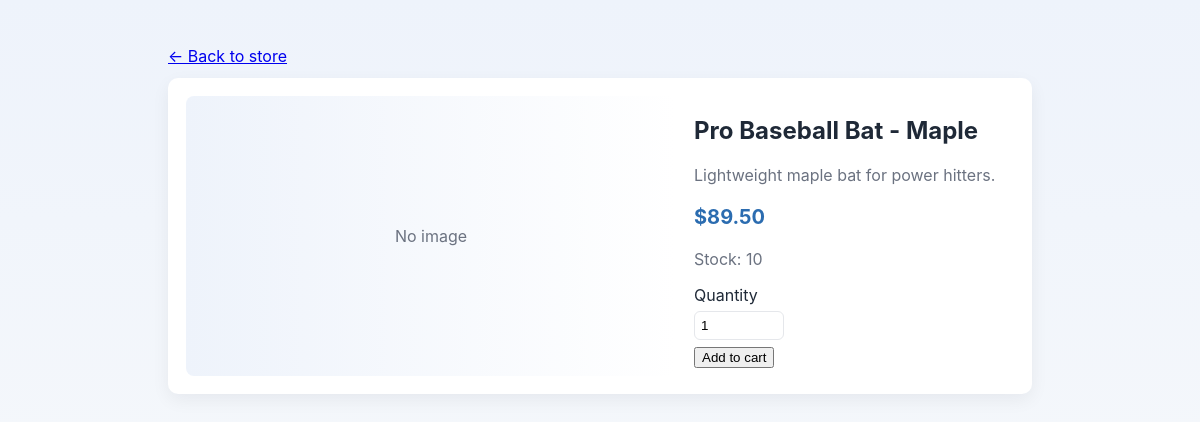
/product.php?id=2, run on the app's committed database.
### tables this page shows
CREATE TABLE IF NOT EXISTS `products` (
  `id` INT NOT NULL AUTO_INCREMENT,
  `name` VARCHAR(191) NOT NULL,
  `description` TEXT,
  `price` DECIMAL(10,2) NOT NULL DEFAULT 0.00,
  `stock` INT NOT NULL DEFAULT 0,
  `image_url` VARCHAR(512) DEFAULT NULL,
  `created_at` TIMESTAMP DEFAULT CURRENT_TIMESTAMP,
  PRIMARY KEY (`id`)
);

### product.php (the view, shortened to what this page needs)
<?php
include 'db_connect.php';
$id = isset($_GET['id']) ? (int)$_GET['id'] : 0;
$stmt = $conn->prepare("SELECT id, name, description, price, stock, image_url FROM products WHERE id = ? LIMIT 1");
$stmt->bind_param('i', $id);
$stmt->execute();
$res = $stmt->get_result();
$product = $res->fetch_assoc();
?>
<!doctype html>
<html lang="en">
<head>
  <link rel="stylesheet" href="assets/css/style.css">
</head>
<body>
  <div style="max-width:900px;margin:28px auto;padding:18px">
    <a href="store.php">← Back to store</a>
    <div class="card" style="display:flex;gap:18px;margin-top:12px;align-items:flex-start">
      <div style="flex:1">
        <?php if(!empty($product['image_url'])): ?>
          <img src="<?= htmlspecialchars($product['image_url']) ?>" alt="<?= htmlspecialchars($product['name']) ?>" style="width:100%;border-radius:8px">
        <?php else: ?>
          <div style="width:100%;height:280px;border-radius:8px;background:linear-gradient(90deg,#eef3fb,#fff);display:flex;align-items:center;justify-content:center;color:var(--muted)">No image</div>
        <?php endif; ?>
      </div>
      <div style="width:320px">
        <h2><?= htmlspecialchars($product['name']) ?></h2>
        <p style="color:var(--muted)"><?= nl2br(htmlspecialchars($product['description'])) ?></p>
        <p class="price" style="font-size:1.25rem;font-weight:700">$<?= number_format($product['price'],2) ?></p>
        <p style="color:var(--muted)">Stock: <?= (int)$product['stock'] ?></p>
        <form action="cart.php?action=add&id=<?= $product['id'] ?>" method="POST">
          <label for="qty">Quantity</label><br>
          <input id="qty" name="quantity" type="number" value="1" min="1" max="<?= (int)$product['stock'] ?>" style="width:90px;padding:6px;margin:6px 0;border-radius:6px;border:1px solid #e5e7eb"><br>
          <button class="btn" type="submit">Add to cart</button>
        </form>
      </div>
    </div>
  </div>
</body>
</html>

### assets/css/style.css (style rules this page uses)
:root { --bg:#f4f7fb; --card:#ffffff; --accent:#2b6cb0; --muted:#6b7280; }
* { box-sizing:border-box }
body { margin:0; font-family:Inter, system-ui, -apple-system, 'Segoe UI', Roboto, 'Helvetica Neue', Arial; background: linear-gradient(180deg, #eef3fb 0%, var(--bg) 100%); color:#1f2937; }
.card { background:var(--card);border-radius:10px;padding:18px;box-shadow:0 6px 18px rgba(16,24,40,0.06); }
.price { font-weight:700;color:var(--accent) }

### data on the page
products: name "Pro Baseball Bat - Maple", description "Lightweight maple bat for power hitters.", price "89.50", stock "10"
